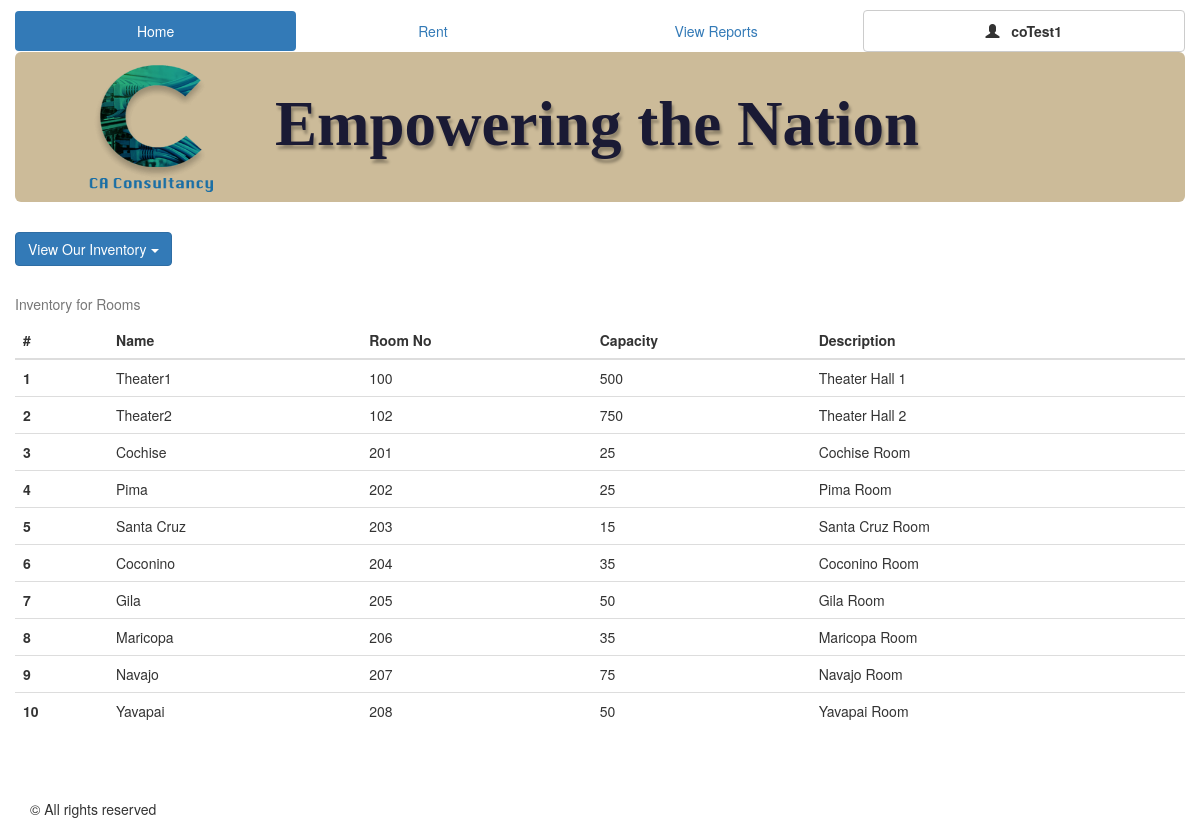
The app's page /app/room.php (signed in) with its own data.
### tables this page shows
CREATE TABLE Room (
  resourceID int unsigned NOT NULL,
  resourceTypeID int unsigned NOT NULL DEFAULT 3 CHECK(resourceTypeId = 3),  
  name varchar(50) NOT NULL,
  roomNum int NOT NULL,
  capacity varchar(25) NOT NULL,
  description varchar(255) NOT NULL,
  CONSTRAINT PK_Room PRIMARY KEY(resourceId),
  CONSTRAINT FK_RoomResource FOREIGN KEY(resourceId) REFERENCES Resource(resourceId),
  CONSTRAINT FK_RoomResource1 FOREIGN KEY(resourceTypeID) REFERENCES Resource(resourceTypeId)  
);

### app/utilities/generic-function.php (the view, shortened to what this page needs)
<?php
function getDBLink()
{
    require 'credential.php';
    $link = mysqli_connect($DB_SERVER, $DB_USERNAME, $DB_PASSWORD, $DB_NAME);
    return $link;
}
function getResourceDropdown()
{
    $resourceHtml = '<div class="dropdown">
                      <button class="btn btn-default dropdown-toggle btn-primary" type="button" id="dropdownMenu1" data-toggle="dropdown" aria-haspopup="true" aria-expanded="true">
                        View Our Inventory
                        <span class="caret"></span>
                      </button>
                      <ul class="dropdown-menu" aria-labelledby="dropdownMenu1">
                        <li><a href="computer.php">Computer</a></li>
                        <li><a href="microphone.php">Microphone</a></li>
                        <li><a href="projector.php">Projector</a></li>
                        <li><a href="room.php">Room</a></li>
                      </ul>
                    </div>';
    return $resourceHtml;
}
function getRoomDetail($query, $withAction = false)
{
    $addTh = $withAction == true ? "<th>Action</th>" : "";
    $caption = $withAction == true ? "Available Rooms" : "Inventory for Rooms";
    $computerHtmlUpper = '<table class="table top20x table-responsive">
      <caption>'.$caption.'</caption>
          <thead>
            <tr>
              <th>#</th>
              <th>Name</th>
              <th>Room No</th>
              <th>Capacity</th>
              <th>Description</th>
              ' . $addTh . '
            </tr>
          </thead><tbody>';
    $computerHtmlMid = '';
    $computerHtmlBotom = '
          </tbody>
        </table>';
    $sql = $query;
    $link = getDBLink();
    if ($stmt = mysqli_prepare($link, $sql)) {
        if (mysqli_stmt_execute($stmt)) {
            $result = mysqli_stmt_get_result($stmt);
            if (mysqli_num_rows($result) > 0) {
                $i = 1;
                while ($row = mysqli_fetch_array($result, MYSQLI_ASSOC)) {
                    $addTd = $withAction == true ? '<td><button id="action" name="action" type="submit" class="btn btn-warning action" value="' . $row["resourceID"] . '">Book</button></td>' : "";
                    $computerHtmlMid = $computerHtmlMid . '<tr>
                          <th scope="row">' . $i . '</th>
                          <td>' . $row["name"] . '</td>
                          <td>' . $row["roomNum"] . '</td>
                          <td>' . $row["capacity"] . '</td>
                          <td>' . $row["description"] . '</td>
                          ' . $addTd . '
                        </tr>';
                    $i++;
                }
            }
        } else {
            echo "ERROR: Could not able to execute $sql. " . mysqli_error($link);
        }
    } else {
        echo "ERROR: Could not able to execute $sql. " . mysqli_error($link);
    }
    return $computerHtmlUpper . $computerHtmlMid . $computerHtmlBotom;
}
?>

### app/assets/style/page-layout.css (style rules this page uses)
body { padding-top: 10px; }
.top20x { margin-top: 20px; }

### records on screen
room: name "Theater1", roomNum "100", capacity "500", description "Theater Hall 1"
room: name "Theater2", roomNum "102", capacity "750", description "Theater Hall 2"
room: name "Cochise", roomNum "201", capacity "25", description "Cochise Room"
room: name "Pima", roomNum "202", capacity "25", description "Pima Room"
room: name "Santa Cruz", roomNum "203", capacity "15", description "Santa Cruz Room"
room: name "Coconino", roomNum "204", capacity "35", description "Coconino Room"
room: name "Gila", roomNum "205", capacity "50", description "Gila Room"
room: name "Maricopa", roomNum "206", capacity "35", description "Maricopa Room"
room: name "Navajo", roomNum "207", capacity "75", description "Navajo Room"
room: name "Yavapai", roomNum "208", capacity "50", description "Yavapai Room"

### other values on screen
$reserve_rent "Rent"
$_SESSION['username'] "coTest1"
$caption "Inventory for Rooms"
